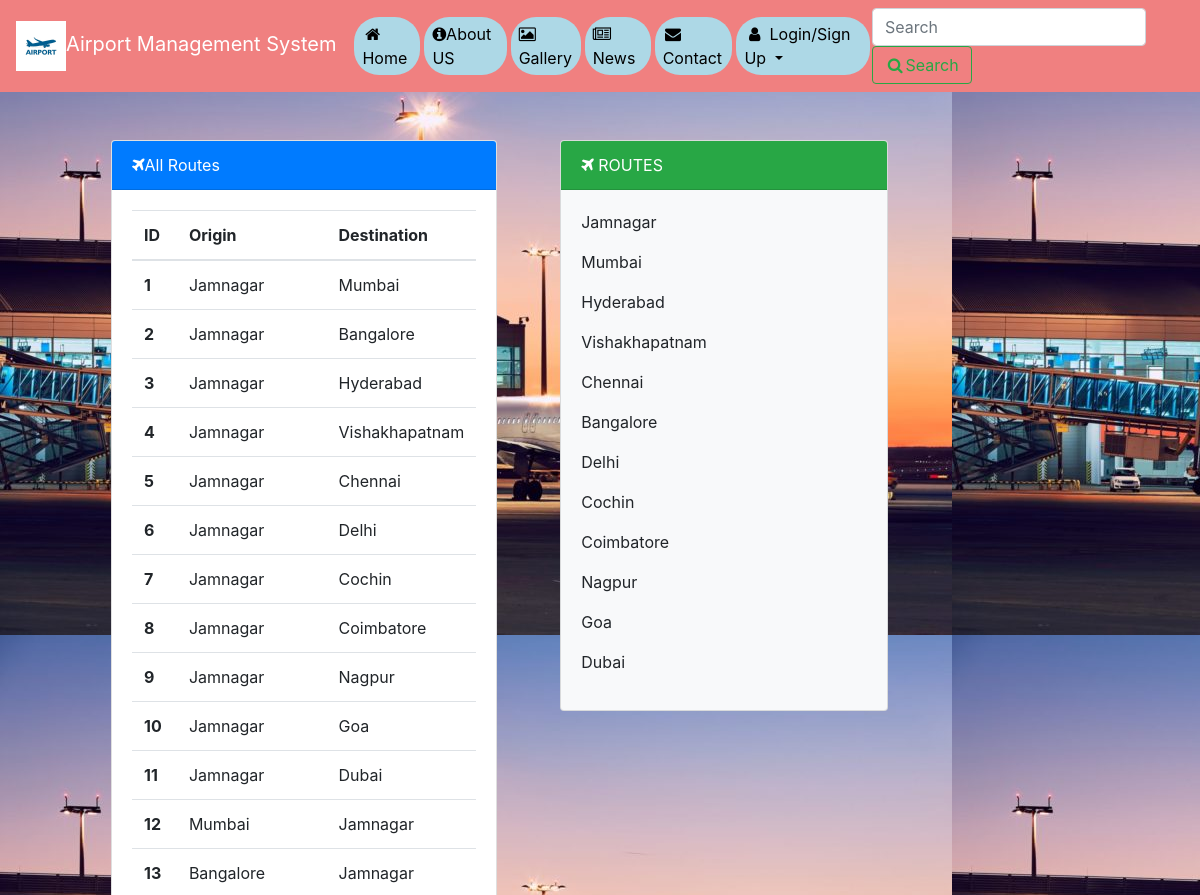
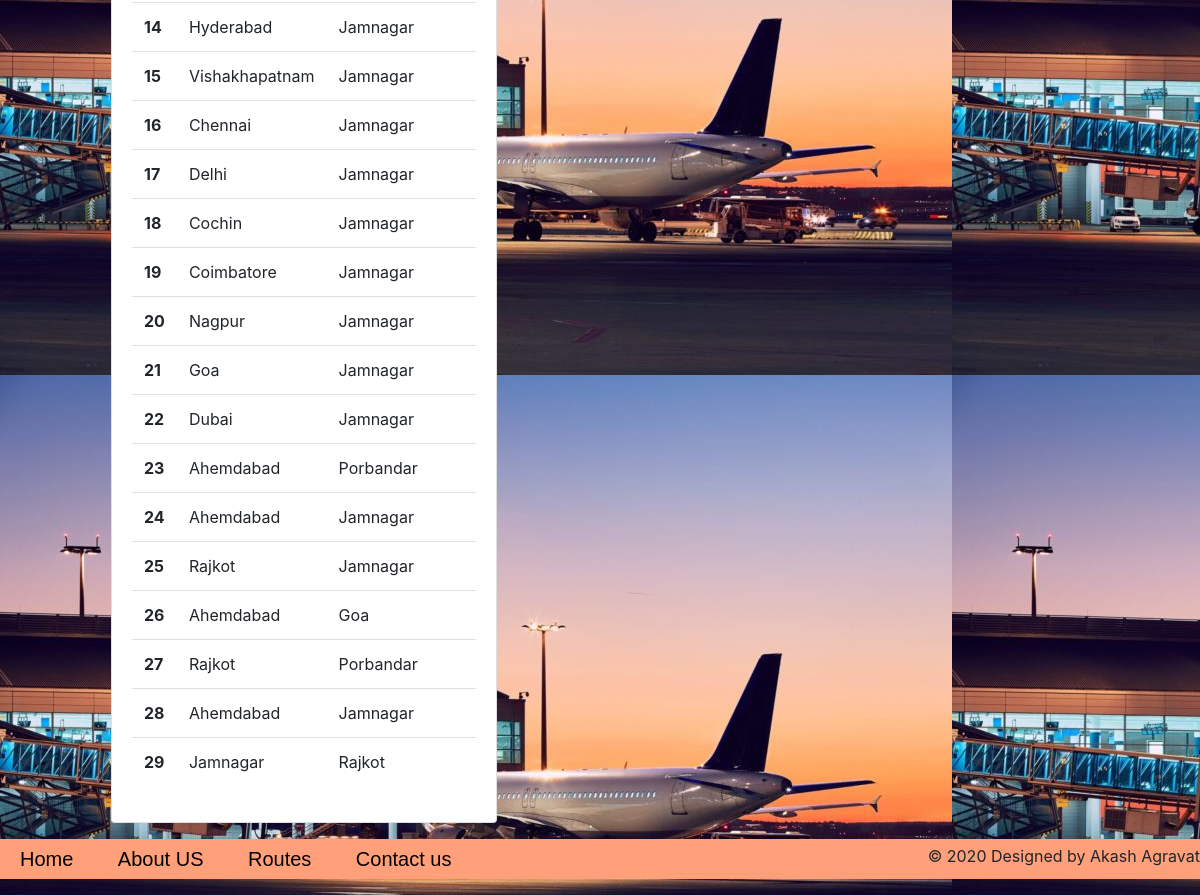
The app's page /AllRoute.php with its own data (2 pictures, top to bottom).
### tables this page shows
CREATE TABLE `routes` (
  `ID` int(11) NOT NULL,
  `Origin` varchar(100) NOT NULL,
  `Destination` varchar(100) NOT NULL,
  `Route` varchar(255) NOT NULL
);

### AllRoute.php (the view, shortened to what this page needs)
<?php $servername = "localhost";
$username = "root";
$password = "";
$dbname = "ams";
$conn = mysqli_connect($servername, $username, $password, $dbname);
$data = "SELECT * FROM routes";
$result = mysqli_query($conn, $data);
?>
<!doctype html>
<html lang="en">
<head>
    <link rel="stylesheet" href="https://maxcdn.bootstrapcdn.com/bootstrap/4.0.0/css/bootstrap.min.css">
    <link rel="stylesheet" href="css/style.css">
    <link href="https://maxcdn.bootstrapcdn.com/font-awesome/4.7.0/css/font-awesome.min.css" rel="stylesheet">
</head>
<body style="background-image: url(img/slider\ 1.jpg);">
<nav class="navbar navbar-expand-lg  " style=" background-color: lightcoral">
        <a class="navbar-brand" href="#">
            <img src="img/logo.jpg" width="50" height="50" alt="Logo">Airport Management System</a>
        <div class="collapse navbar-collapse" id="navbarTogglerDemo01">
            <ul class="navbar-nav mr-auto ">
                <li class="nav-item ">
                    <a class="nav-link " href="index.html"><i class="fa fa-fw fa-home"></i>Home </a>
                </li>
                <li class="nav-item">
                    <a class="nav-link" href="aboutus.html"><i class="fa fa-info-circle"></i>About US</a>
                </li>
                <li class="nav-item">
                    <a class="nav-link" href="gallery.html"><i class="fa fa-image"></i>Gallery</a>
                </li>
                <li class="nav-item">
                    <a class="nav-link" href="news.html"><i class="fa fa-newspaper-o"></i> News</a>
                </li>
                <li class="nav-item active">
                    <a class="nav-link " href="Contact.php"><i class="fa fa-fw fa-envelope"></i>Contact<span class="sr-only">(current)</span></a>
                </li>
                <li class="nav-item dropdown">
                    <a class="nav-link dropdown-toggle" href="#" id="navbarDropdown" role="button" data-toggle="dropdown" aria-haspopup="true" aria-expanded="false">
                        <i class="fa fa-fw fa-user"></i> Login/Sign Up
                    </a>
                </li>
            </ul>
            <form class="form-inline my-2 my-lg-0" action="https://www.google.com/search?q=">
                <input class="form-control mr-sm-2" type="search" placeholder="Search" aria-label="Search" name="search">
                <button class="btn btn-outline-success my-2 my-sm-0" type="submit"><i class="fa fa-fw fa-search"></i>Search</button>
            </form>
        </div>
    </nav>
    <div class="container-fluid">
                    <div class="row mx-5 mt-5">
                    <div class="card  mx-5">
                                <div class="card-header bg-primary text-white"><i class="fa fa-plane"></i>All Routes
                                </div>
                                <div class="card-body">
                            <table class="table table-hover">
                                <thead>
                                    <tr>
                                        <th scope="col" >ID</th>
                                        <th scope="col">Origin</th>
                                        <th scope="col">Destination</th>
                                    </tr>
                                </thead>
                                <tbody>
                                <?php
                          If (mysqli_num_rows($result) > 0) {
while ($row= mysqli_fetch_row($result))
{
    ?>
     <tr>
                        <th scope="row"><?php echo $row['0']; ?></th>
                        <td><?php echo $row['1']; ?></td>
                                        <td><?php echo $row['2']; ?></td>
     </tr>
     <?php }} ?>
                                </tbody>
                            </table>
                        </div>
                    </div>
                    <div class="col-12 col-sm-4">
                <div class="card bg-light mb-3">
                    <div class="card-header bg-success text-white text-uppercase"><i class="fa fa-plane"></i> Routes</div>
                    <div class="card-body">
                        <p>Jamnagar</p>
                        <p>Mumbai</p>
                        <p>Hyderabad</p>
                        <p>Vishakhapatnam</p>
                        <p>Chennai</p>
                        <p>Bangalore</p>
                        <p>Delhi</p>
                        <p>Cochin</p>
                        <p>Coimbatore</p>
                        <p>Nagpur</p>
                        <p>Goa</p>
                        <p>Dubai</p>
                    </div>
                </div>
                    </div>
                    </div>
                </div>
    <footer class="footer mt-3">
        <ul class="nav-foot">
            <li><a href="index.html">Home</a></li>
            <li><a href="aboutus.html">About US</a></li>
            <li><a href="AllRoute.php">Routes</a></li>
            <li><a href="Contact.php">Contact us</a></li>
            <p class="float-right">&copy; 2020 Designed by Akash Agravat</p>
        </ul>
    </footer>

### css/style.css (style rules this page uses)
* { margin: 0; padding: 0; }
.navbar { background-color: lightcoral; }
.navbar-nav li a { color: black; background-color: lightblue; padding: 5px; }
.nav-item { margin: 2px; }
.nav-link { border-radius: 25px; }
.navbar-brand { color: white; }
footer { background-color: lightsalmon; }
.nav-foot { padding-top: 5px; padding-bottom: 5px; }
.nav-foot li { display: inline-block; }
.nav-foot li a { color: black; text-decoration: none; font-family: Arial, Helvetica, sans-serif; padding: 5px 20px; font-size: 20px; }

### records on screen
routes: ID "1", Origin "Jamnagar", Destination "Mumbai"
routes: ID "2", Origin "Jamnagar", Destination "Bangalore"
routes: ID "3", Origin "Jamnagar", Destination "Hyderabad"
routes: ID "4", Origin "Jamnagar", Destination "Vishakhapatnam"
routes: ID "5", Origin "Jamnagar", Destination "Chennai"
routes: ID "6", Origin "Jamnagar", Destination "Delhi"
routes: ID "7", Origin "Jamnagar", Destination "Cochin"
routes: ID "8", Origin "Jamnagar", Destination "Coimbatore"
routes: ID "9", Origin "Jamnagar", Destination "Nagpur"
routes: ID "10", Origin "Jamnagar", Destination "Goa"
routes: ID "11", Origin "Jamnagar", Destination "Dubai"
routes: ID "12", Origin "Mumbai", Destination "Jamnagar"
routes: ID "13", Origin "Bangalore", Destination "Jamnagar"
routes: ID "14", Origin "Hyderabad", Destination "Jamnagar"
routes: ID "15", Origin "Vishakhapatnam", Destination "Jamnagar"
routes: ID "16", Origin "Chennai", Destination "Jamnagar"
routes: ID "17", Origin "Delhi", Destination "Jamnagar"
routes: ID "18", Origin "Cochin", Destination "Jamnagar"
routes: ID "19", Origin "Coimbatore", Destination "Jamnagar"
routes: ID "20", Origin "Nagpur", Destination "Jamnagar"
routes: ID "21", Origin "Goa", Destination "Jamnagar"
routes: ID "22", Origin "Dubai", Destination "Jamnagar"
routes: ID "23", Origin "Ahemdabad", Destination "Porbandar"
routes: ID "24", Origin "Ahemdabad", Destination "Jamnagar"
routes: ID "25", Origin "Rajkot", Destination "Jamnagar"
routes: ID "26", Origin "Ahemdabad", Destination "Goa"
routes: ID "27", Origin "Rajkot", Destination "Porbandar"
routes: ID "28", Origin "Ahemdabad", Destination "Jamnagar"
routes: ID "29", Origin "Jamnagar", Destination "Rajkot"
